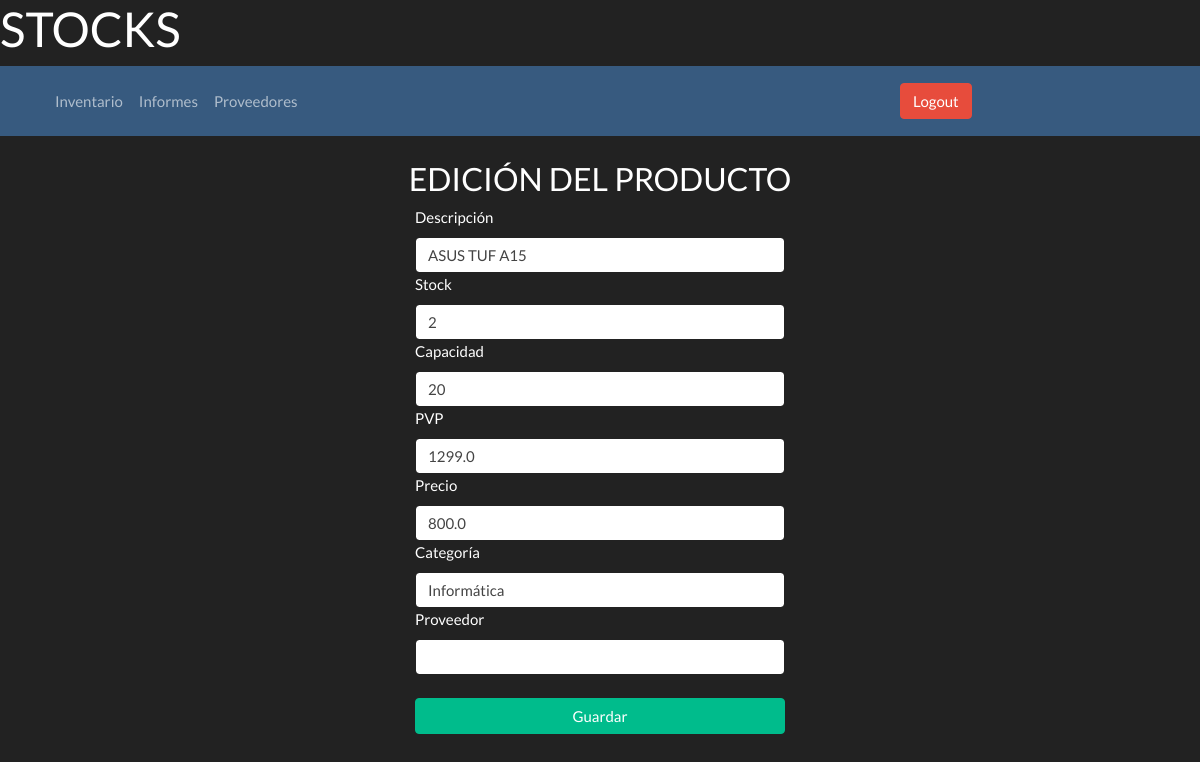
Screenshot of /editar-producto/1 with the database file from the repository.
### models.py (models this page shows, shortened)
class Producto(db.Base):
    __tablename__ = 'producto'
    __table_args__ = {'sqlite_autoincrement': True}
    id = Column(Integer, primary_key=True)
    descripcion = Column(String(200), nullable=False)
    stock = Column(Integer, nullable=False)
    capacidad = Column(Integer, nullable=False)
    pvp = Column(Float, nullable=False)
    precio = Column(Float, nullable=False)
    categoria = Column(String(50), nullable=False)
    id_proveedor = Column(Integer, ForeignKey('proveedor.id_proveedor'))

### stocks.py (the view)
@bp.route('/editar-producto/<id>')
def editar(id):
    producto = get_db().execute('SELECT * FROM producto WHERE id = ?', (id,)).fetchone()
    print(producto)
    return render_template('stocks/editProduct.html', producto=producto)

### db.py (called while the page is built)
def get_db():
    if 'db' not in g:
        g.db = sqlite3.connect(current_app.config['DATABASE'])
        g.db.row_factory = sqlite3.Row
    return g.db

### templates/auth.py (called while the page is built)
@bp.before_app_request
def load_logged_in_user():
    id_usuario = session.get('id_usuario')
    if id_usuario is None:
        g.usuario = None
    else:
        g.usuario = get_db().execute(
            'SELECT * FROM usuario WHERE id_usuario = ?', (id_usuario,)
        ).fetchone()

### templates/stocks/editProduct.html (shortened to what this page needs)
<!DOCTYPE html>
<html lang="en">
<head>
    <link rel="stylesheet" href="https://cdn.jsdelivr.net/npm/bootswatch@4.5.2/dist/darkly/bootstrap.min.css"
>
</head>
<body>
<main>
    <h1>STOCKS</h1>
    <nav class="navbar navbar-expand-lg navbar-dark bg-primary">
        <div class="container-fluid">
            <div class="collapse navbar-collapse" id="navbarColor03">
                <ul class="navbar-nav me-auto">
                    <li class="nav-item">
                        <a class="nav-link" href="/inventario">Inventario
                        </a>
                    </li>
                    <li class="nav-item">
                        <a class="nav-link" href="/informes">Informes</a>
                    </li>
                    <li class="nav-item">
                        <a class="nav-link" href="/proveedores">Proveedores</a>
                    </li>
                </ul>
                <div class="fixed">
                    <a href="{{ url_for('auth.logout') }}" class="btn btn-danger">Logout</a>
                </div>
            </div>
        </div>
    </nav>
    <h3 class="text-center mt-4">EDICIÓN DEL PRODUCTO</h3>
    <div class="form-group">
        <div class="col-md-4 offset-md-4 my-auto">
            <form action='/editProduct/{{producto.id}}' method='post'>
                <label class="col-form-" for="inputDescripcion">Descripción</label>
                <input type="text" name=new_descripcion class="form-control" value=
                        '{{producto.descripcion}}' id="inputDescripcion" >
                <label class='col-form-' for="inputStock">Stock</label>
                <input type="number" name=new_stock class="form-control" value=
                        '{{producto.stock}}' id="inputStock">
                <label class='col-form-' for="inputCapacidad">Capacidad</label>
                <input type="number" name=new_capacidad class="form-control" value=
                        '{{producto.capacidad}}' id="inputCapacidad">
                <label class="col-form-" for="inputPVP">PVP</label>
                <input type="number" name=new_PVP class="form-control" value=
                        '{{producto.PVP}}' id="inputPVP">
                <label class="col-form-" for="inputPrecio">Precio</label>
                <input type="number" name=new_precio class="form-control" value=
                        "{{producto.precio}}" id="inputPrecio">
                <label class="col-form-" for="inputCategoria">Categoría</label>
                <input type="text" name=new_categoria class="form-control" value=
                        '{{producto.categoria}}' id="inputCategoria">
                <label class="col-form-" for="inputCategoria">Proveedor</label>
                <input type="text" name=new_proveedor class="form-control" value=
                        '{{producto.proveedor}}' id="inputProveedor">
                <button type="submit" class="btn btn-success btn-block">Guardar</button>
            </form>
        </div>
    </div>
</main>
</body>
</html>

### templates/stocks/editProduct.html (style rules this page uses)
div.fixed { position: fixed; right: 0; width: 300px; }

### rows the page displays
Producto: new_descripcion "ASUS TUF A15", new_stock "2", new_capacidad "20", new_PVP "1299.0", new_precio "800.0", new_categoria "Informática"
